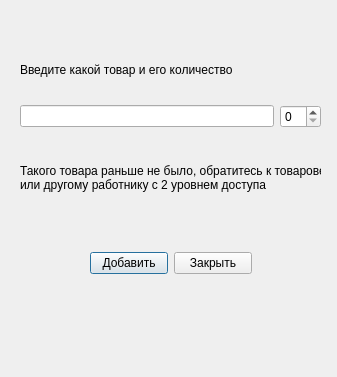
<?xml version="1.0" encoding="UTF-8"?>
<ui version="4.0">
 <class>Dialog</class>
 <widget class="QDialog" name="Dialog">
  <property name="geometry">
   <rect>
    <x>0</x>
    <y>0</y>
    <width>337</width>
    <height>377</height>
   </rect>
  </property>
  <property name="windowTitle">
   <string>Dialog</string>
  </property>
  <widget class="QWidget" name="">
   <property name="geometry">
    <rect>
     <x>90</x>
     <y>250</y>
     <width>162</width>
     <height>27</height>
    </rect>
   </property>
   <layout class="QHBoxLayout" name="horizontalLayout_2">
    <item>
     <widget class="QPushButton" name="pushButton">
      <property name="text">
       <string>Добавить</string>
      </property>
     </widget>
    </item>
    <item>
     <widget class="QPushButton" name="pushButton_2">
      <property name="text">
       <string>Закрыть</string>
      </property>
     </widget>
    </item>
   </layout>
  </widget>
  <widget class="QWidget" name="">
   <property name="geometry">
    <rect>
     <x>20</x>
     <y>40</y>
     <width>301</width>
     <height>181</height>
    </rect>
   </property>
   <layout class="QVBoxLayout" name="verticalLayout_2">
    <item>
     <layout class="QVBoxLayout" name="verticalLayout">
      <item>
       <widget class="QLabel" name="label">
        <property name="text">
         <string>Введите какой товар и его количество</string>
        </property>
       </widget>
      </item>
      <item>
       <layout class="QHBoxLayout" name="horizontalLayout">
        <item>
         <widget class="QLineEdit" name="lineEdit"/>
        </item>
        <item>
         <widget class="QSpinBox" name="spinBox"/>
        </item>
       </layout>
      </item>
     </layout>
    </item>
    <item>
     <widget class="QLabel" name="label_2">
      <property name="text">
       <string>Такого товара раньше не было, обратитесь к товароведу 
или другому работнику с 2 уровнем доступа</string>
      </property>
      <property name="textFormat">
       <enum>Qt::PlainText</enum>
      </property>
     </widget>
    </item>
   </layout>
  </widget>
 </widget>
 <resources/>
 <connections/>
</ui>
